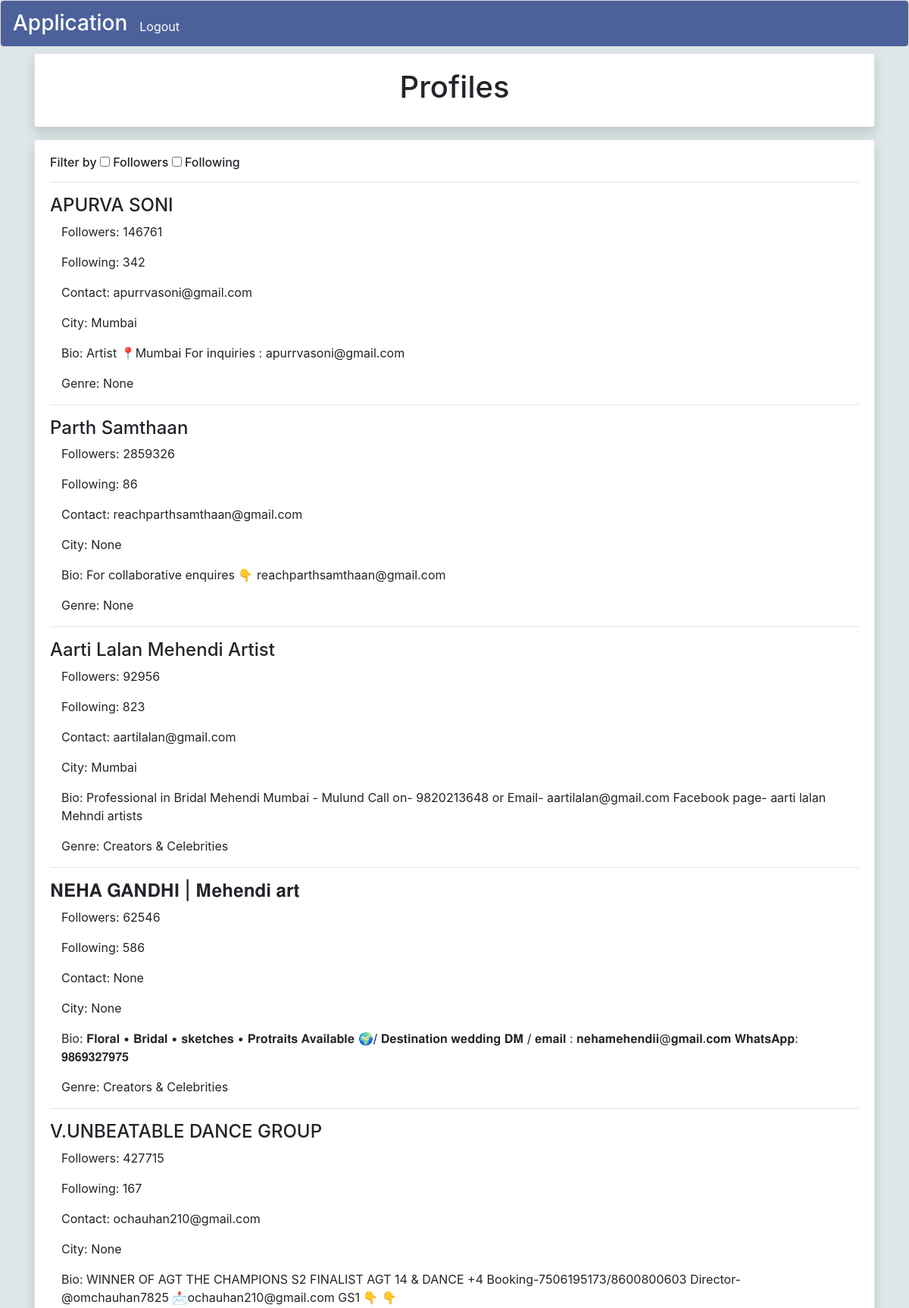
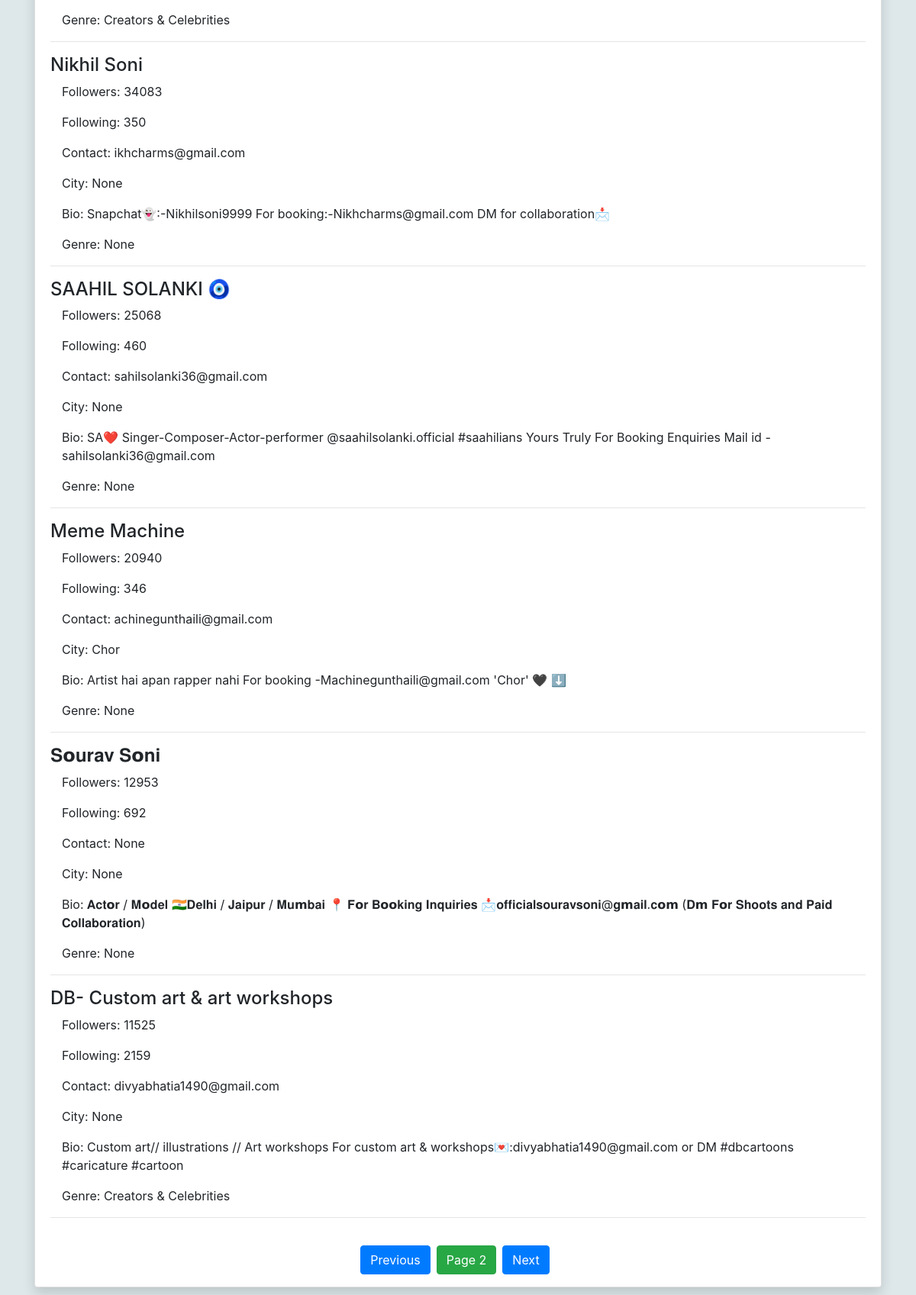
Page /?page=2 (signed in) on the committed database (2 pictures, top to bottom).
### data_app/models.py (models this page shows)
class Insta_profiles(models.Model):
    name = models.CharField(max_length = 100)
    follower_count = models.IntegerField()
    following_count = models.IntegerField()
    genere = models.CharField(max_length=200)
    bio = models.CharField(max_length = 1000)
    city = models.CharField(max_length = 100)
    contact_details = models.CharField(max_length = 200)

### data_app/views.py (the view)
# urls.py: 2. Add a URL to urlpatterns:  path('', views.home, name='home')
@login_required
def home(request):
    if request.method == "POST":
        a = request.POST.getlist("filter_by")
        query = Insta_profiles.objects.all()
        print(request.POST['max_followers_value'])
        print(type(int(request.POST['max_followers_value'])))
        for i in a:
            if i == "Followers":
                query = Insta_profiles.objects.filter(follower_count__lte = int(request.POST['max_followers_value'])).filter(follower_count__gte = int(request.POST['min_followers_value']))
                print(len(query))
            elif i == "Followees":
                query = query.filter(following_count__lte = int(request.POST['max_followees_value'])).filter( following_count__gte = int(request.POST['min_followees_value']))
        number = len(query)
        return render(request, "filter_results.html", {"page":query, "number":number})
    else:
        profiles = Insta_profiles.objects.all()
        p = Paginator(profiles, 10)
        page_num = request.GET.get('page',1)
        try:
            page = p.page(page_num)
        except EmptyPage:
            page = p.page(1)
    return render(request, 'home.html', {"page":page})

### data_app/templates/home.html (shortened to what this page needs)
{% extends 'base.html' %}
{% block content %}
<div class="container text-center mt-2">
    <div class="card shadow" >
        <div class="card-body ">
            <h1 class="">Profiles</h1>
        </div>
    </div>
</div>
<div class="container">
    <div class="card shadow">
        <div class="card-body">
            <div class="" >
                <div>
                    <form method="POST" action="{% url 'home' %}">
                        <h6>
                            Filter by <input type="checkbox" name="filter_by" id="filter_by_1" value="Followers" onchange="function1()">  Followers  <input type="checkbox" name="filter_by" id="filter_by_2" value="Followees" onchange="function2()">  Following
                        </h6>
                    </form>
                </div>
            </div>
            <hr>
            {% for item in page %}
            <h4>
                {{ item.name  }}
            </h4>
            <div class="container">
                <p>
                    Followers: {{ item.follower_count }}
                </p>
                <p>
                    Following: {{ item.following_count }}
                </p>
                <p>
                    Contact: {{ item.contact_details }}
                </p>
                <p>
                    City: {{ item.city }}
                </p>
                <p>
                    Bio: {{ item.bio }}
                </p>
                <p>
                    Genre: {{ item.genere }}
                </p>
            </div>
            <hr>
            {% endfor %}
        </div>
        <div class="text-center" >
            <div class="d-flex justify-content-center">
                {% if page.has_previous %}
                <p>
                    <a href="{% url 'home' %}?page={{ page.previous_page_number }}" class=" btn btn-primary mr-2" >Previous</a>
                </p>
                {% else %}
                <p>
                    <button disabled class=" btn btn-secondary mr-2" >Previous</button>
                </p>
                {% endif %}
                <p class=" btn btn-success mr-2">Page {{page.number}}</p>
                {% if page.has_next %}
                <p>
                    <a href="{% url 'home' %}?page={{ page.next_page_number }}" class=" btn btn-primary mr-2">Next</a>
                </p>
                {% else %}
                <p>
                    <button disabled class=" btn btn-secondary mr-2">Next</button>
                </p>
                {% endif %}
            </div>
        </div>
    </div>
</div>
{% endblock %}

### rows in the picture
Insta_profiles: name "APURVA SONI", follower_count "146761", following_count "342", contact_details "apurrvasoni@gmail.com", city "Mumbai", bio "Artist 📍Mumbai For inquiries : apurrvasoni@gmail.com", genere "None"
Insta_profiles: name "Parth Samthaan", follower_count "2859326", following_count "86", contact_details "reachparthsamthaan@gmail.com", city "None", bio "For collaborative enquires 👇 reachparthsamthaan@gmail.com", genere "None"
Insta_profiles: name "Aarti Lalan Mehendi Artist", follower_count "92956", following_count "823", contact_details "aartilalan@gmail.com", city "Mumbai", bio "Professional in Bridal Mehendi Mumbai - Mulund Call on- 9820213648 or Email- aartilalan@gmail.com Facebook page- aarti lalan Mehndi artists", genere "Creators & Celebrities"
Insta_profiles: name "𝐍𝐄𝐇𝐀 𝐆𝐀𝐍𝐃𝐇𝐈 | 𝐌𝐞𝐡𝐞𝐧𝐝𝐢 𝐚𝐫𝐭", follower_count "62546", following_count "586", contact_details "None", city "None", bio "𝐅𝐥𝐨𝐫𝐚𝐥 • 𝐁𝐫𝐢𝐝𝐚𝐥 • 𝐬𝐤𝐞𝐭𝐜𝐡𝐞𝐬 • 𝐏𝐫𝐨𝐭𝐫𝐚𝐢𝐭𝐬 𝐀𝐯𝐚𝐢𝐥𝐚𝐛𝐥𝐞 🌍/ 𝐃𝐞𝐬𝐭𝐢𝐧𝐚𝐭𝐢𝐨𝐧 𝐰𝐞𝐝𝐝𝐢𝐧𝐠 𝐃𝐌 / 𝐞𝐦𝐚𝐢𝐥 : 𝐧𝐞𝐡𝐚𝐦𝐞𝐡𝐞𝐧𝐝𝐢𝐢@𝐠𝐦𝐚𝐢𝐥.𝐜𝐨𝐦 𝐖𝐡𝐚𝐭𝐬𝐀𝐩𝐩: 𝟗𝟖𝟔𝟗𝟑𝟐𝟕𝟗𝟕𝟓", genere "Creators & Celebrities"
Insta_profiles: name "V.UNBEATABLE DANCE GROUP", follower_count "427715", following_count "167", contact_details "ochauhan210@gmail.com", city "None", bio "WINNER OF AGT THE CHAMPIONS S2 FINALIST AGT 14 & DANCE +4 Booking-7506195173/8600800603 Director- @omchauhan7825 📩ochauhan210@gmail.com GS1 👇 👇", genere "Creators & Celebrities"
Insta_profiles: name "Nikhil Soni", follower_count "34083", following_count "350", contact_details "ikhcharms@gmail.com", city "None", bio "Snapchat👻:-Nikhilsoni9999 For booking:-Nikhcharms@gmail.com DM for collaboration📩", genere "None"
Insta_profiles: name "SAAHIL SOLANKI 🧿", follower_count "25068", following_count "460", contact_details "sahilsolanki36@gmail.com", city "None", bio "SA❤️ Singer-Composer-Actor-performer @saahilsolanki.official #saahilians Yours Truly For Booking Enquiries Mail id - sahilsolanki36@gmail.com", genere "None"
Insta_profiles: name "Meme Machine", follower_count "20940", following_count "346", contact_details "achinegunthaili@gmail.com", city "Chor", bio "Artist hai apan rapper nahi For booking -Machinegunthaili@gmail.com 'Chor' 🖤 ⬇️", genere "None"
Insta_profiles: name "𝐒𝗼𝐮𝐫𝐚𝐯 𝐒𝗼𝐧𝐢", follower_count "12953", following_count "692", contact_details "None", city "None", bio "𝐀𝐜𝐭𝗼𝐫 / 𝐌𝗼𝐝𝐞𝐥 🇮🇳𝐃𝐞𝐥𝐡𝐢 / 𝐉𝐚𝐢𝐩𝐮𝐫 / 𝐌𝐮𝗺𝐛𝐚𝐢 📍 𝐅𝗼𝐫 𝐁𝗼𝗼𝐤𝐢𝐧𝐠 𝐈𝐧𝐪𝐮𝐢𝐫𝐢𝐞𝐬 📩𝐨𝐟𝐟𝐢𝐜𝐢𝐚𝐥𝐬𝐨𝐮𝐫𝐚𝐯𝐬𝐨𝐧𝐢@𝐠𝗺𝐚𝐢𝐥.𝐜𝗼𝗺 (𝐃𝗺 𝐅𝗼𝐫 𝐒𝐡𝐨𝐨𝐭𝐬 𝐚𝐧𝐝 𝐏𝐚𝐢𝐝 𝐂𝐨𝐥𝐥𝐚𝐛𝐨𝐫𝐚𝐭𝐢𝐨𝐧)", genere "None"
Insta_profiles: name "DB- Custom art & art workshops", follower_count "11525", following_count "2159", contact_details "divyabhatia1490@gmail.com", city "None", bio "Custom art// illustrations // Art workshops For custom art & workshops💌:divyabhatia1490@gmail.com or DM #dbcartoons #caricature #cartoon", genere "Creators & Celebrities"

### other values in the picture
{{ page.number }} "2"
